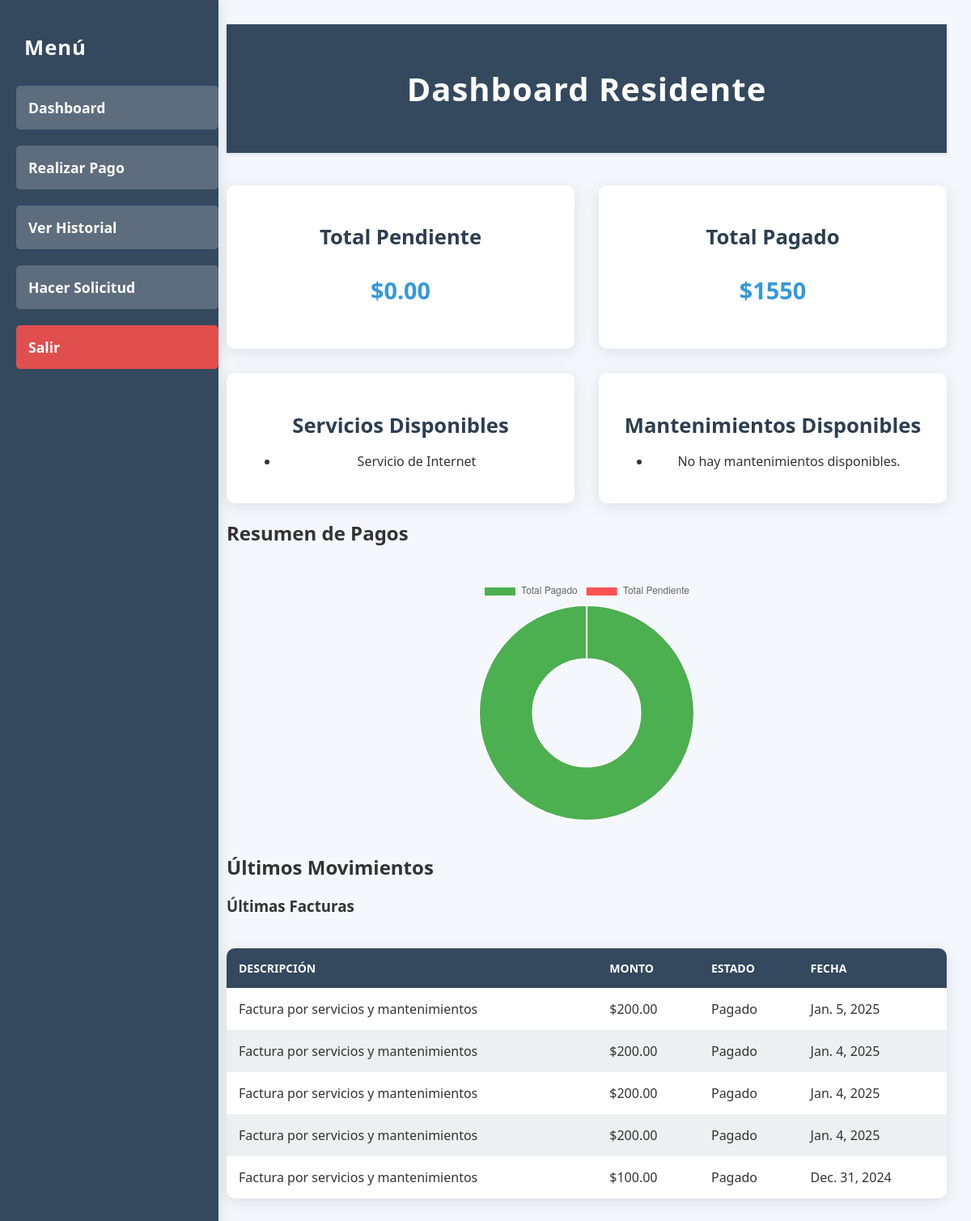
The page /condominio/dashboard/ (signed in) on the database as committed earlier.
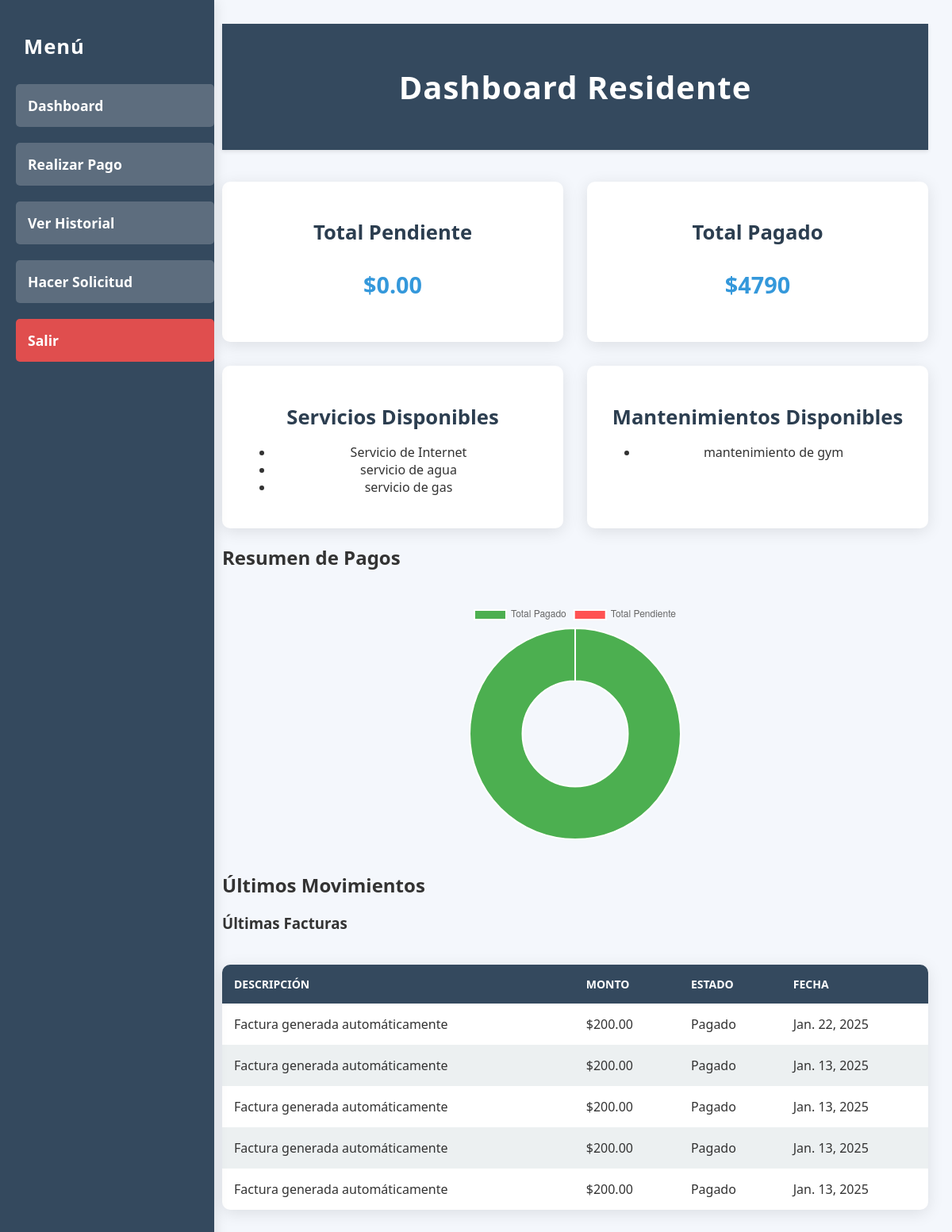
The same page on the database as committed later.
### condominio/models.py (models this page shows, shortened)
class Servicio(models.Model):
    descripcion = models.CharField(max_length=100)
    monto = models.DecimalField(max_digits=10, decimal_places=2)
    fecha_creacion = models.DateField(auto_now_add=True)
    activo = models.BooleanField(default=True)  # Permite activar/desactivar servicios
    departamento = models.ForeignKey(Departamento, on_delete=models.CASCADE)

class Factura(models.Model):
    usuario = models.ForeignKey(User, on_delete=models.CASCADE)
    departamento = models.ForeignKey(Departamento, on_delete=models.CASCADE)
    descripcion = models.CharField(max_length=255)
    monto_total = models.DecimalField(max_digits=10, decimal_places=2)
    monto_pagado = models.DecimalField(max_digits=10, decimal_places=2, default=Decimal('0.00'))  # Asegúrate de tener este campo
    estado = models.CharField(max_length=50, choices=[('Pendiente', 'Pendiente'), ('Pagado', 'Pagado')])
    fecha = models.DateField()
    pago = models.ForeignKey(Pago, null=True, blank=True, on_delete=models.SET_NULL)  # Relación con Pago
    saldo_pendienteF = models.DecimalField(max_digits=10, decimal_places=2, default=Decimal('0.00'))

class Mantenimiento(models.Model):
    residente = models.ForeignKey(User, on_delete=models.CASCADE)
    descripcion = models.TextField()
    fecha = models.DateField()
    departamento = models.ForeignKey(Departamento, on_delete=models.CASCADE)
    monto = models.DecimalField(max_digits=10, decimal_places=2)
    estado = models.CharField(
        max_length=50,
        choices=[('Pendiente', 'Pendiente'), ('Aprobado', 'Aprobado'), ('Rechazado', 'Rechazado')],
        default='Pendiente'
    )

### condominio/views.py (the view)
# urls.py: path('dashboard/', views.dashboard, name='dashboard'),
@login_required
def dashboard(request):
    try:
        residente = Residente.objects.get(user=request.user)
        departamento = residente.departamento
    except Residente.DoesNotExist:
        return redirect('condominio:sin_residencia')
    except Departamento.DoesNotExist:
        return redirect('condominio:sin_departamento')
    servicios = Servicio.objects.all()
    mantenimientos = Mantenimiento.objects.all()
    total_pendiente = Factura.objects.filter(departamento=departamento, estado='Pendiente').aggregate(total=Sum('saldo_pendienteF'))['total'] or Decimal('0.00')
    total_pagado = Pago.objects.filter(departamento=departamento).aggregate(total=Sum('monto_pagado'))['total'] or Decimal('0.00')
    servicios_pendientes = Servicio.objects.filter(departamento=departamento, activo=True)
    total_servicios_pendientes = servicios_pendientes.aggregate(total=Sum('monto'))['total'] or Decimal('0.00')
    mantenimientos_pendientes = Mantenimiento.objects.filter(departamento=departamento, estado='Pendiente')
    total_mantenimientos_pendientes = mantenimientos_pendientes.aggregate(total=Sum('monto'))['total'] or Decimal('0.00')
    ultimas_facturas = Factura.objects.filter(departamento=departamento).order_by('-fecha')[:5]
    ultimos_pagos = Pago.objects.filter(departamento=departamento).order_by('-fecha_emision')[:5]
    context = {
        'servicios': servicios,
        'mantenimientos': mantenimientos,
        'total_pendiente': total_pendiente,
        'total_pagado': total_pagado,
        'total_servicios_pendientes': total_servicios_pendientes,
        'total_mantenimientos_pendientes': total_mantenimientos_pendientes,
        'ultimas_facturas': ultimas_facturas,
        'ultimos_pagos': ultimos_pagos,
    }
    return render(request, 'dashboard.html', context)

### templates/dashboard.html (shortened to what this page needs)
{% load static %}
<!DOCTYPE html>
<html lang="es">
<head>
    <link rel="stylesheet" href="{% static 'css/cargar.css' %}">
</head>
<body>
    <div class="sidebar">
        <h2>Menú</h2>
        <a href="{% url 'condominio:dashboard' %}">Dashboard</a>
        <a href="{% url 'condominio:realizar_pago' %}">Realizar Pago</a>
        <a href="{% url 'condominio:historial_pago' %}">Ver Historial</a>
        <a href="{% url 'condominio:solicitudes' %}">Hacer Solicitud</a>
        <a href="{% url 'condominio:salida' %}" class="logout-btn">Salir</a>
    </div>
    <div class="main-content">
        <header>
            <h1>Dashboard Residente</h1>
        </header>
        <div class="container">
            <section class="dashboard">
                <div class="card">
                    <h2>Total Pendiente</h2>
                    <p>${{ total_pendiente }}</p>
                </div>
                <div class="card">
                    <h2>Total Pagado</h2>
                    <p>${{ total_pagado }}</p>
                </div>
                <div class="card">
                    <h2>Servicios Disponibles</h2>
                    <ul>
                        {% for servicio in servicios %}
                            <li>{{ servicio.descripcion }}</li>
                        {% empty %}
                            <li>No hay servicios disponibles.</li>
                        {% endfor %}
                    </ul>
                </div>
                <div class="card">
                    <h2>Mantenimientos Disponibles</h2>
                    <ul>
                        {% for mantenimiento in mantenimientos %}
                            <li>{{ mantenimiento.descripcion }}</li>
                        {% empty %}
                            <li>No hay mantenimientos disponibles.</li>
                        {% endfor %}
                    </ul>
                </div>
            </section>
            <section>
                <h2>Resumen de Pagos</h2>
                <canvas id="paymentsChart"></canvas>
            </section>
            <section>
                <h2>Últimos Movimientos</h2>
                <h3>Últimas Facturas</h3>
                <table>
                    <thead>
                        <tr>
                            <th>Descripción</th>
                            <th>Monto</th>
                            <th>Estado</th>
                            <th>Fecha</th>
                        </tr>
                    </thead>
                    <tbody>
                        {% for factura in ultimas_facturas %}
                        <tr>
                            <td>{{ factura.descripcion }}</td>
                            <td>${{ factura.monto_total }}</td>
                            <td>{{ factura.estado }}</td>
                            <td>{{ factura.fecha }}</td>
                        </tr>
                        {% endfor %}
                    </tbody>
                </table>
            </section>
        </div>
    </div>
    <script>
        // Configuración del gráfico
        const ctx = document.getElementById('paymentsChart').getContext('2d');
        const paymentsChart = new Chart(ctx, {
            type: 'doughnut',
            data: {
                labels: ['Total Pagado', 'Total Pendiente'],
                datasets: [{
                    label: 'Pagos',
                    data: [{{ total_pagado }}, {{ total_pendiente }}],
                    backgroundColor: ['#4caf50', '#ff5252'],
                    hoverOffset: 4
                }]
            },
            options: {
                responsive: true,
                plugins: {
                    legend: {
                        position: 'top',
                    }
                }
            }
        });
    </script>
</body>
</html>

Rows that differ between the two databases and show on the page:
no longer on this page (row unchanged): Factura: descripcion "Factura por servicios y mantenimientos", monto_total "200.00", estado "Pagado", fecha "Jan. 5, 2025"
no longer on this page (row unchanged): Factura: descripcion "Factura por servicios y mantenimientos", monto_total "200.00", estado "Pagado", fecha "Jan. 4, 2025"
no longer on this page (row unchanged): Factura: descripcion "Factura por servicios y mantenimientos", monto_total "200.00", estado "Pagado", fecha "Jan. 4, 2025"
no longer on this page (row unchanged): Factura: descripcion "Factura por servicios y mantenimientos", monto_total "200.00", estado "Pagado", fecha "Jan. 4, 2025"
no longer on this page (row unchanged): Factura: descripcion "Factura por servicios y mantenimientos", monto_total "100.00", estado "Pagado", fecha "Dec. 31, 2024"
added Servicio: descripcion "servicio de agua"
added Servicio: descripcion "servicio de gas"
added Mantenimiento: descripcion "mantenimiento de gym"
added Factura: descripcion "Factura generada automáticamente", monto_total "200.00", estado "Pagado", fecha "Jan. 22, 2025"
added Factura: descripcion "Factura generada automáticamente", monto_total "200.00", estado "Pagado", fecha "Jan. 13, 2025"
added Factura: descripcion "Factura generada automáticamente", monto_total "200.00", estado "Pagado", fecha "Jan. 13, 2025"
added Factura: descripcion "Factura generada automáticamente", monto_total "200.00", estado "Pagado", fecha "Jan. 13, 2025"
added Factura: descripcion "Factura generada automáticamente", monto_total "200.00", estado "Pagado", fecha "Jan. 13, 2025"
Other text that changed with them:
{{ total_pagado }}: "1550" → "4790"
text no longer shown: "No hay mantenimientos disponibles."
